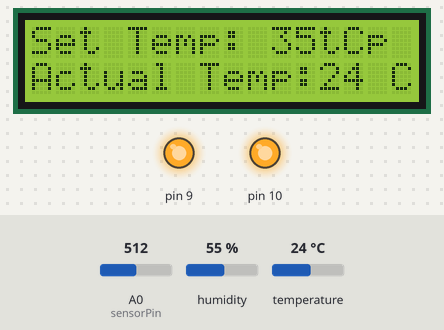
Recording of a sketch running on a simulated Arduino Uno, built with avr-gcc and run on an emulated ATmega328P. On the bench: 16×2 character LCD, output pins drawn as LEDs (lit = HIGH). Wiring (inferred from the names in the program): DHT11 sensor: data pin 7. Inputs (shaded band) come from the test bench; at power-on: A0 (sensorPin) = 512, temperature 24 °C, humidity 55 %. Pins used as bus, display or sensor lines are not drawn; what the sketch prints to the serial monitor is not drawn.

Above: at 17.8 s.
17.9 s: A0 (sensorPin) set to 235
At 19.2 s:
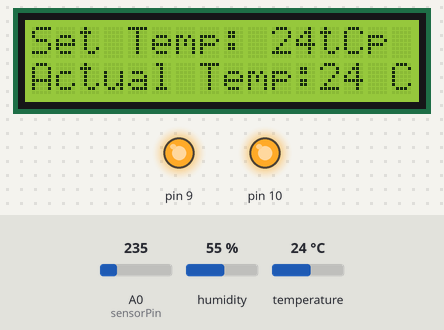
20.2 s: A0 (sensorPin) set to 214
At 21.8 s:
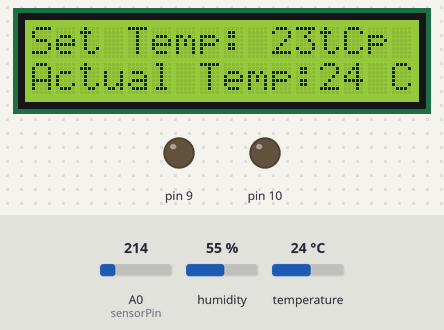
22.2 s: temperature set to 12 °C
At 23.1 s:
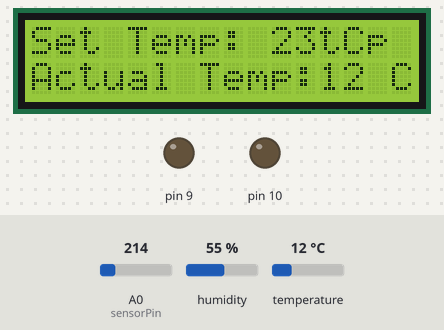
24.2 s: temperature set to 19 °C
At 25.6 s:
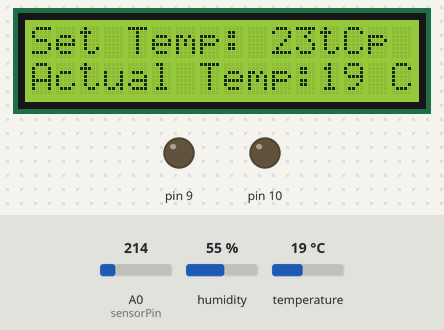
26.3 s: temperature set to 28 °C
At 28.0 s:
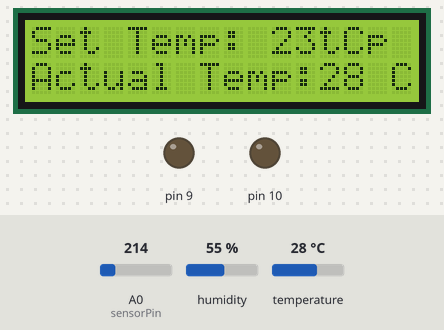
28.3 s: A0 (sensorPin) set to 122
At 29.5 s:
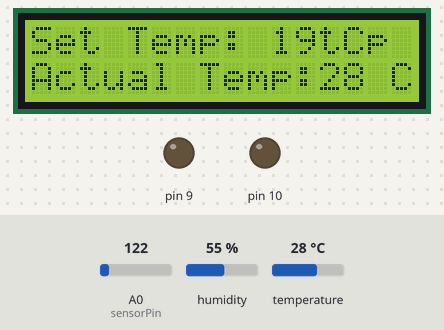
Timing chart, 0 to 31.3 s (numbered marks = the images above; inputs shaded):
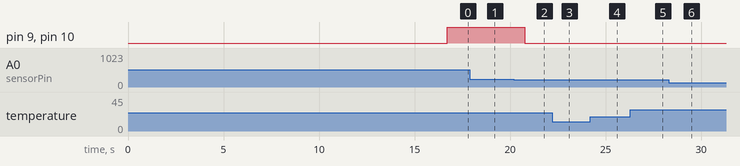

Measured:
- the behaviour switches between 225 and 224 on A0 (sensorPin) (found by bisection; images 1 and 2)
- after the input at 17.9 s, the display: changes after 0.84 s (image 1)
- after the input at 20.2 s, pin 9, pin 10: HIGH → LOW after 0.57 s; the display: changes after 0.57 s (image 2)
- after the input at 22.2 s, the display: changes after 0.60 s (image 3)
- after the input at 24.2 s, the display: changes after 0.63 s (image 4)
- after the input at 26.3 s, the display: changes after 0.55 s (image 5)
- after the input at 28.3 s, the display: changes after 0.58 s (image 6)

The sketch:

RelayAndRoomTemp.ino
```cpp
#include<dht.h>
#include<LiquidCrystal.h>
dht DHT;
#define DHT11_PIN 7

const int rs = 12, en = 8, d4 = 5, d5 = 4, d6 = 13, d7 = 2;
int temp=0;
int temp1=0;
float potchange=0;
int sensorPin=A0;
int RoomTemp=0;
int temperature_read=0;
int set_temperature=0;

LiquidCrystal lcd(rs, en, d4, d5, d6, d7);
void setup()
{
           pinMode(10,OUTPUT);
           pinMode(9,OUTPUT);
           Serial.begin(9600);

           // Recording Room Temperature in Initial Setup
           int chk = DHT.read11(DHT11_PIN);
           for(int i=0; i<=100; i++)
            {
              lcd.begin(16, 2);
              lcd.setCursor(2, 0);
              lcd.print("Initial Setup");
              lcd.setCursor(5, 1);
              lcd.print(i);
              RoomTemp=(int)DHT.temperature;
              lcd.setCursor(9, 1);
              lcd.print(RoomTemp);

              delay(100);
            }
}
void loop()
{

      // Reading Potentiometer
      temp=analogRead(sensorPin);
      potchange=temp;
      temp1=15+(temp/1023.0)*41.0;

      set_temperature=temp1;
      temperature_read= DHT.temperature;

      // For Reading DHT11
      int chk = DHT.read11(DHT11_PIN);

      // Printing on LCD
      lcd.setCursor(0, 0);
      lcd.print("Set Temp: ");
      lcd.setCursor(10, 0);
      lcd.print(temp1);
      lcd.setCursor(13, 0);
      lcd.print("C");
      lcd.setCursor(0,1);
      lcd.print("Actual Temp:");
      lcd.print((int)DHT.temperature);
      lcd.setCursor(15,1);
      lcd.print("C");

     // Printing on Serial Monitor
      Serial.print("Set Temperature = ");
      Serial.println(temp1);
      Serial.print("Current Temperature = ");
      Serial.println(DHT.temperature);

     // Relay Polarity

     if(set_temperature>=RoomTemp)
      {
            digitalWrite(9,HIGH);
            digitalWrite(10,HIGH);
      }
       else if(set_temperature<RoomTemp)
      {
            digitalWrite(9,LOW);
            digitalWrite(10,LOW);
      }

      delay(2000);
}
```
